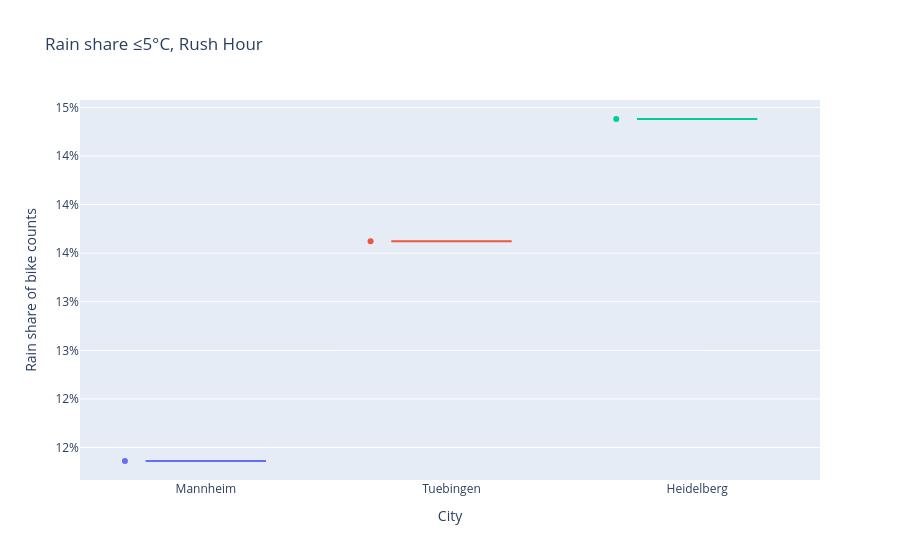

The notebook cell this image was saved under:
### Code cell
from tuecycle.plots import get_plot

# Plotten
fig = get_plot("bike_vs_rain_rush_hour_city")(
    filter_rain_rush(data_dict, temp_max = 5),
    cities=cities,
    title="Number of cyclists in the rain at ≤5°C (2019-2025) - Rush Hour"
)
fig.show()

# 1️⃣ Berechnung
df_city_rain = compute_city_rain_shares(city_data_dict, temp_max=5, temp_min=-30)


fig = get_plot("city_rain_share_boxplot")(
    df_city_rain,
    title="Rain share ≤5°C, Rush Hour"
)
fig.show()

### Figure 1 — Plotly figure (JSON) as saved in the notebook; plotly's stock layout.template omitted (floating-point values rounded to 4 significant figures)
{"data": [{"alignmentgroup": "True", "boxpoints": "all", "hovertemplate": "City=%{x}<br>Rain share of bike counts=%{y}<extra></extra>", "legendgroup": "Mannheim", "marker": {"color": "#636efa"}, "name": "Mannheim", "notched": false, "offsetgroup": "Mannheim", "orientation": "v", "showlegend": true, "type": "box", "x": ["Mannheim"], "x0": " ", "xaxis": "x", "y": [0.1136], "y0": " ", "yaxis": "y"}, {"alignmentgroup": "True", "boxpoints": "all", "hovertemplate": "City=%{x}<br>Rain share of bike counts=%{y}<extra></extra>", "legendgroup": "Tuebingen", "marker": {"color": "#EF553B"}, "name": "Tuebingen", "notched": false, "offsetgroup": "Tuebingen", "orientation": "v", "showlegend": true, "type": "box", "x": ["Tuebingen"], "x0": " ", "xaxis": "x", "y": [0.1362], "y0": " ", "yaxis": "y"}, {"alignmentgroup": "True", "boxpoints": "all", "hovertemplate": "City=%{x}<br>Rain share of bike counts=%{y}<extra></extra>", "legendgroup": "Heidelberg", "marker": {"color": "#00cc96"}, "name": "Heidelberg", "notched": false, "offsetgroup": "Heidelberg", "orientation": "v", "showlegend": true, "type": "box", "x": ["Heidelberg"], "x0": " ", "xaxis": "x", "y": [0.1488], "y0": " ", "yaxis": "y"}], "layout": {"boxmode": "overlay", "legend": {"title": {"text": "City"}, "tracegroupgap": 0}, "showlegend": false, "title": {"text": "Rain share ≤5°C, Rush Hour"}, "xaxis": {"anchor": "y", "categoryarray": ["Mannheim", "Tuebingen", "Heidelberg"], "categoryorder": "array", "domain": [0, 1], "title": {"text": "City"}}, "yaxis": {"anchor": "x", "domain": [0, 1], "tickformat": ".0%", "title": {"text": "Rain share of bike counts"}}}}
